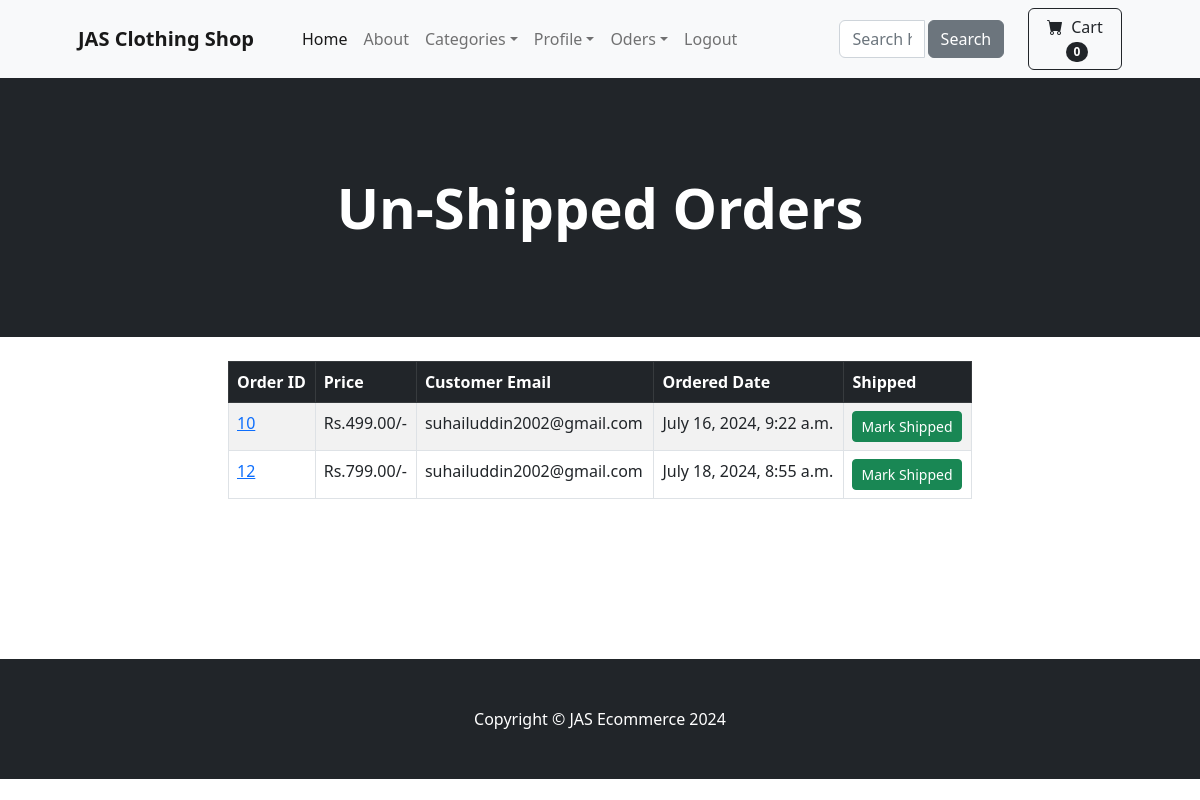
The app's page /payment/unshipped_page (signed in) with its own data.
### payment/models.py (models this page shows, shortened)
class Order(models.Model):
    user = models.ForeignKey(User, on_delete=models.CASCADE, null=True, blank=True)
    full_name = models.CharField(max_length=250)
    email = models.EmailField(max_length=250)
    shipping_address = models.TextField(max_length=15000)
    amount_paid = models.DecimalField(max_digits=8, decimal_places=2)
    date_ordered = models.DateTimeField(auto_now_add=True)
    shipped = models.BooleanField(default=False)
    date_shipped = models.DateTimeField(blank=True, null=True)

### payment/views.py (the view, shortened to what this page needs)
# urls.py: path('unshipped_page', views.unshipped_page, name='unshipped_page'),
def unshipped_page(request):
    if request.user.is_authenticated and request.user.is_superuser:
        orders = Order.objects.filter(shipped=False)
        return render(request, 'payment/unshipped_page.html', {'orders':orders})
    else:
        messages.error(request, 'Access Denied')
        return redirect('index')

### cart/cart.py (called while the page is built)
    def __len__(self):
        return len(self.cart)

### cart/context_processors.py (called while the page is built)
def cart(request):
    return {'cart': Cart(request)}

### payment/templates/payment/unshipped_page.html (shortened to what this page needs)
{% extends 'base.html' %}
{% block content %}
<header class="bg-dark py-5">
    <div class="container px-4 px-lg-5 my-5">
        <div class="text-center text-white">
            <h1 class="display-4 fw-bolder">Un-Shipped Orders</h1>
        </div>
    </div>
</header>
    <div class="container">
        <div class="row">
          <center>
                <div class="col-8"><br/>
                    <table class="table table-bordered table-hover table-striped">
                        <thead class="table-dark">
                          <tr>
                            <th scope="col">Order ID</th>
                            <th scope="col">Price</th>
                            <th scope="col">Customer Email</th>
                            <th scope="col">Ordered Date</th>
                            <th scope="col">Shipped</th>
                          </tr>
                        </thead>
                        <tbody>
                            {% for item in orders %}
                          <tr>
                            <td><a href="{% url 'orders' item.id %}">{{item.id}}</a></td>
                            <td>Rs.{{item.amount_paid}}/-</td>
                            <td>{{item.email}}</td>
                            <td>{{item.date_ordered}}</td>
                            <td>
                              <form method="POST">
                                <button type="submit" class="btn btn-success btn-sm">Mark Shipped</button>
                              </form>
                            </td>
                          </tr>
                          {% endfor %}
                        </tbody>
                      </table>
                </div>
              </center>
        </div>
    </div>
<br/><br/><br/><br/><br/><br/>
{% endblock %}

### records on screen
Order: id "10", amount_paid "499.00", email "suhailuddin2002@gmail.com", date_ordered "July 16, 2024, 9:22 a.m."
Order: id "12", amount_paid "799.00", email "suhailuddin2002@gmail.com", date_ordered "July 18, 2024, 8:55 a.m."

### other values on screen
{{ cart|length }} "0"
